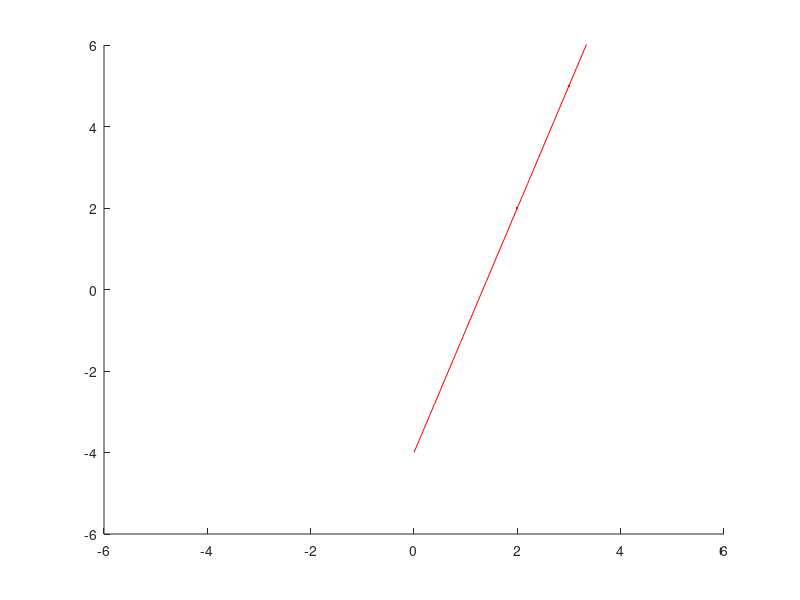

MATLAB code for this plot: (Note: this script raises an error after producing the figure.)
clc;clear all;close all
tf = 10;
dt = 0.1;
x0 = 0;
y0 = 0;
theta0 = 0;
 
% xg = 3;
% yg = 5;

p1 = [3 5];
p2 = [2 2];

t = 0:dt:tf;

x = zeros(length(t));
y = zeros(length(t));
theta = zeros(length(t));
d = zeros(length(t));

x(1) = x0;
y(1) = y0;
theta(1) = theta0;

k_p = 1;
h = figure(1);
hold on;
axis([-6 6 -6 6]);


for i=2:length(t) 
    %% Plot Goal Line (and segment ends)
    x1 = p1(1);
    y1 = p1(2);
    x2 = p2(1);
    y2 = p2(2);
    m = (y2 - y1)/(x2 - x1);
    b = y1 - m*x1;
    x_line = 0:0.1:10;
    y_line = m*x_line + b;
    plot(x_line, y_line, 'r');
    plot(x1, y1, 'r.');
    plot(x2, y2, 'r.');
    
    %% Plot Perpendicular crosstrack and angles error
    m_p = -1/m;
    b_p = y(i-1) - m_p*(x(i-1));
    
    %Find the intersection point
    %m*x + b = m_p*x + b_p; 
    %(m - m_p)*x = b_p - b;
%     x_int = (b_p - b) / (m-m_p);
%     y_int = m*x_int + b;
%     plot([x(i-1) x_int], [y(i-1) y_int], 'r');
%     plot([x(i-1) x(i-1) + 3*cos(theta(i-1))], [y(i-1) y(i-1) + 3*sin(theta(i-1))],'g');
%     plot([x(i-1) x(i-1) + 3*cos(theta_g)], [y(i-1) y(i-1) + 3*sin(theta_g)],'b');
    
    %% Calculate errors
    [e_t d(i)] = calculate_errors([x(i-1) y(i-1)], theta(i-1), p1, p2);
    
    %% Calculate Controller
    V = 1;
    w = e_t + atan2(k_p * d(i), V);
    
    %% Simulate dynamics
    x(i) = x(i-1) + V*cos(theta(i-1))*dt;
    y(i) = y(i-1) + V*sin(theta(i-1))*dt;
    theta(i) = theta(i-1) + w*dt;
    drawcar(x(i),y(i),theta(i),0.5,h); 
    
    
end
